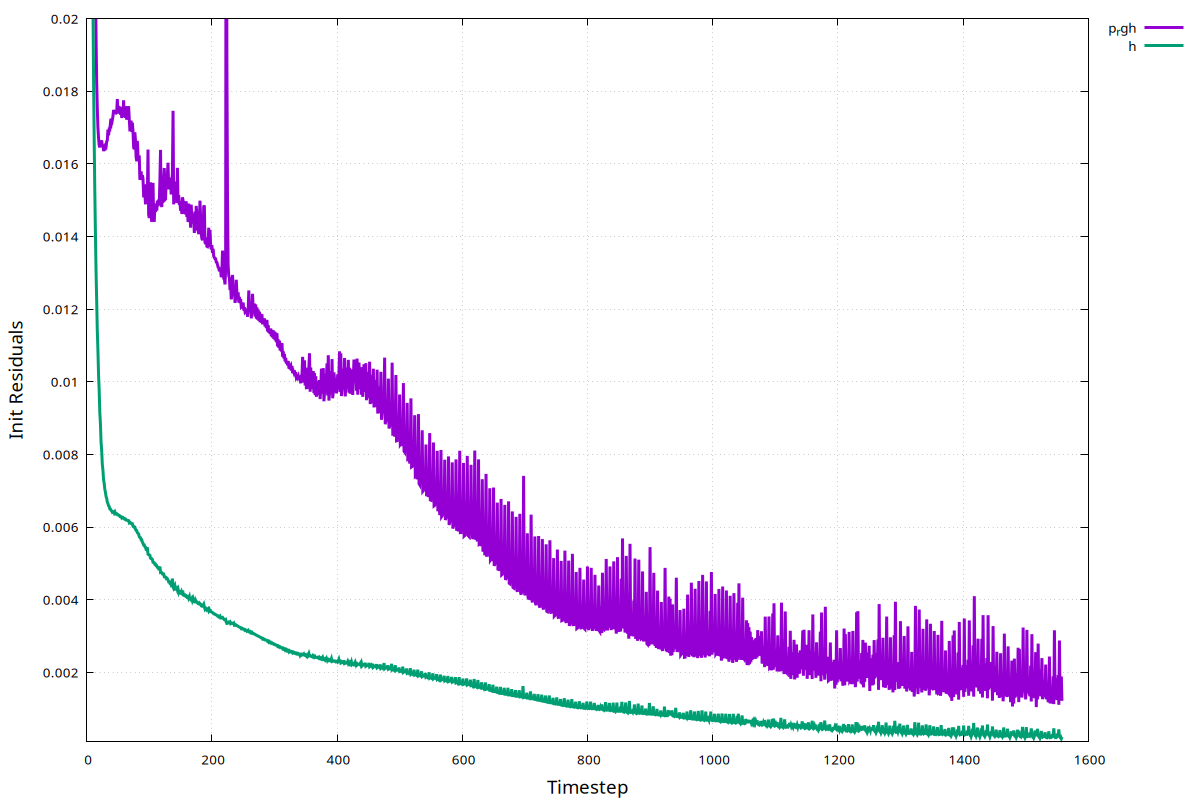

Source code (gnuplot):
# First output: PNG file
set terminal pngcairo size 1200,800 enhanced font 'Verdana,10'
set output 'res.png'


set xlabel "Timestep" font "Verdana,14"
set ylabel "Init Residuals" font "Verdana,14"
set yrange[1e-4:2e-2]
set grid
set key outside

plot \
    'logs/p_rgh_0' using 1:2 with lines lw 3 title 'p_rgh', \
    'logs/h_0' using 1:2 with lines lw 3 title 'h'

# Close the PNG output
set output

# Set up interactive display (choose one terminal type based on your system)
set terminal qt size 1200,800 enhanced font 'Verdana,10' persist
# Alternative terminals if qt doesn't work:
# set terminal wxt size 1200,800 enhanced font 'Verdana,10' persist
# set terminal x11 size 1200,800 enhanced font 'Verdana,10' persist

# Replot for the interactive display
replot

# Keep the plot open (not needed with 'persist' but added for completeness)
pause -1
